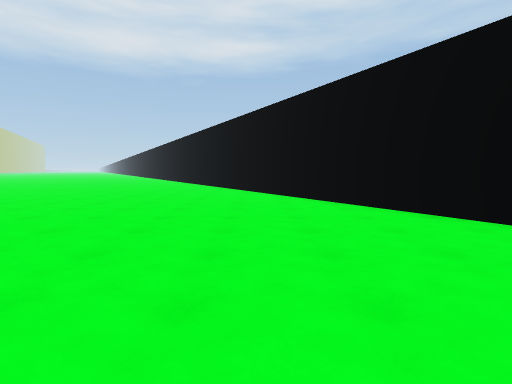
view 1 (above)

20 first-person views from a walk through a Unity game level. The camera is 1.4 m above the floor, tilts 4° down and sees 80° across. The floor is counted in squares, 2 m on a side. Each view is taken from the middle of a square. On the plan, view 1 faces up. The plan holds only what a view shows up to about 10 squares ahead; the rest is blank. The place goes on beyond the plan.

view 2
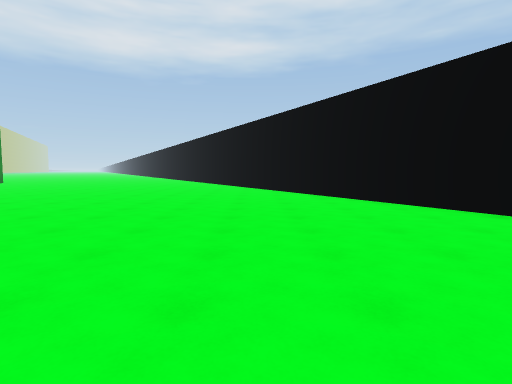

view 3
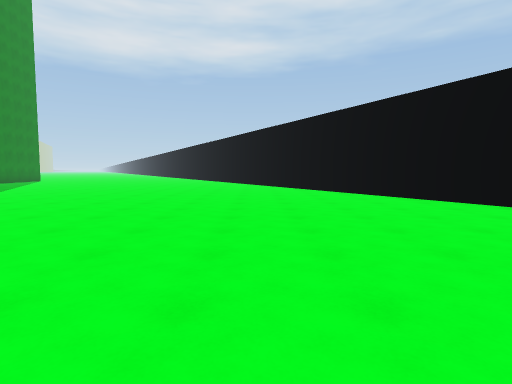

view 4
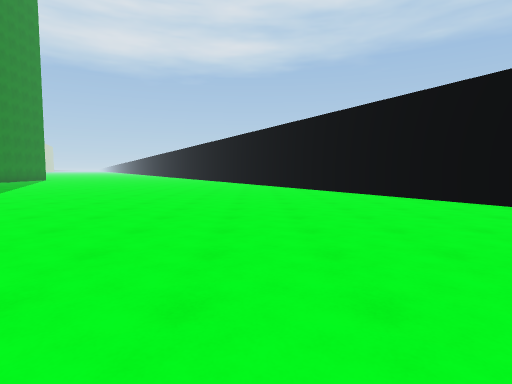

view 5
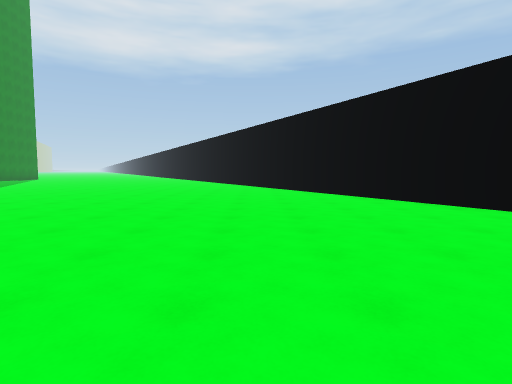

view 6
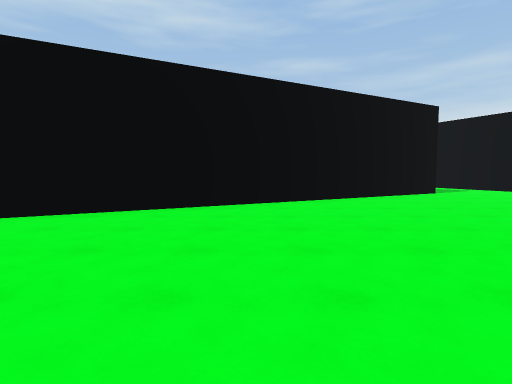

view 7
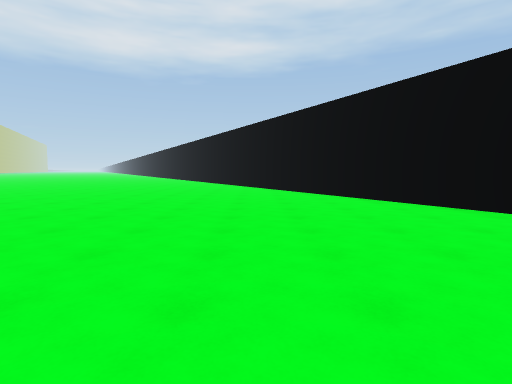

view 8
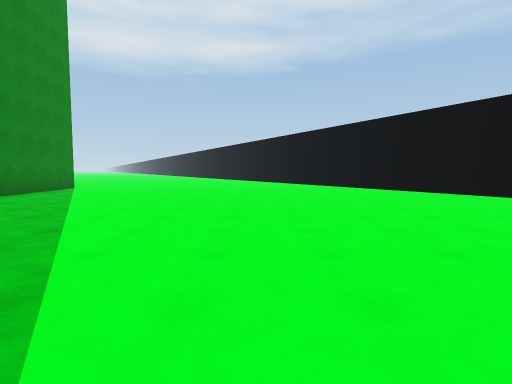

view 9
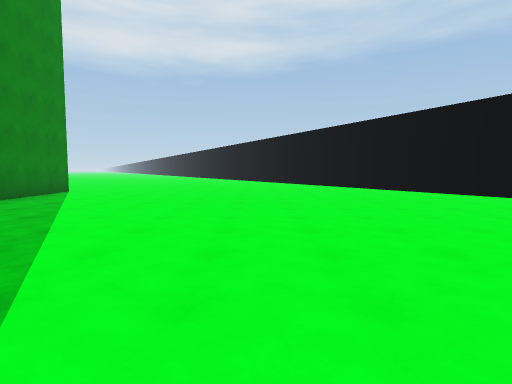

view 10
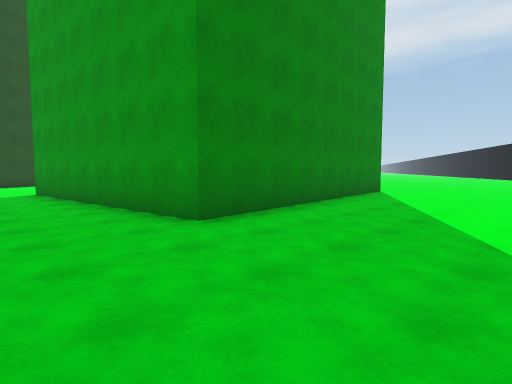

view 11
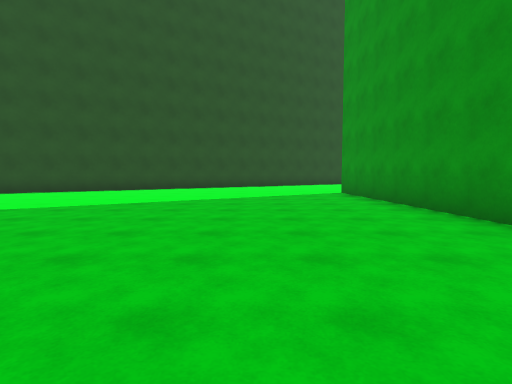

view 12
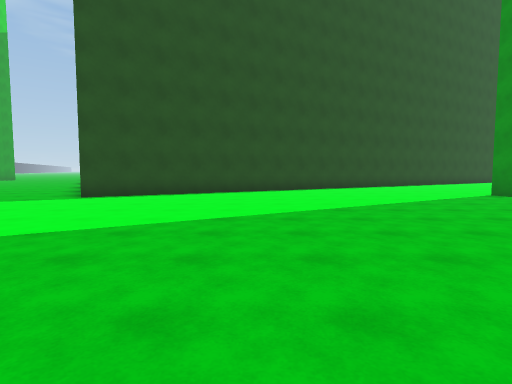

view 13
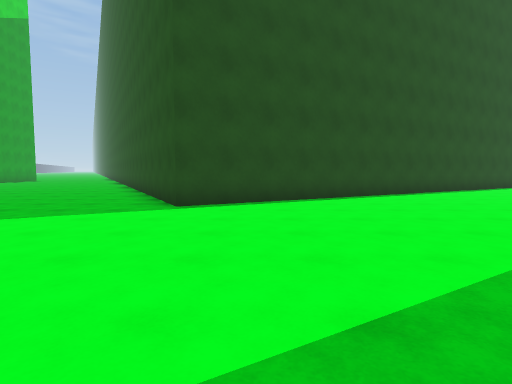

view 14
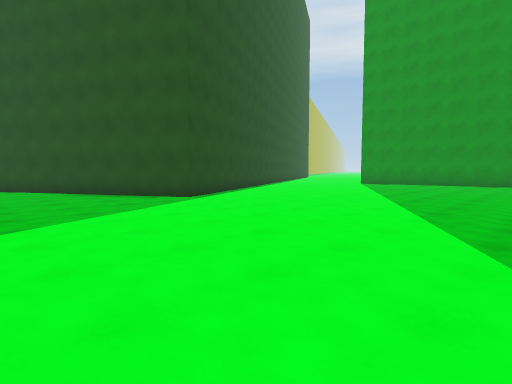

view 15
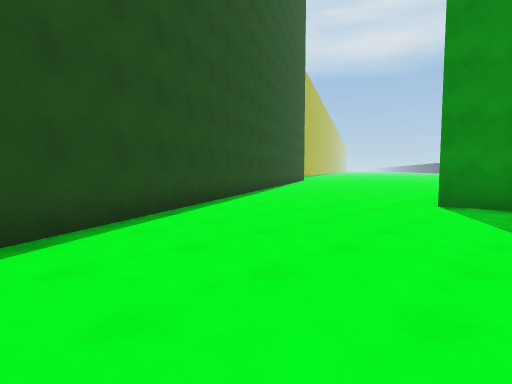

view 16
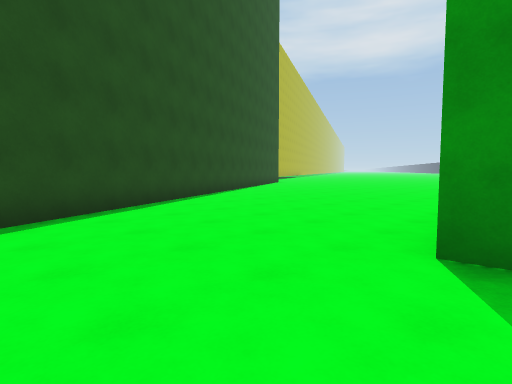

view 17
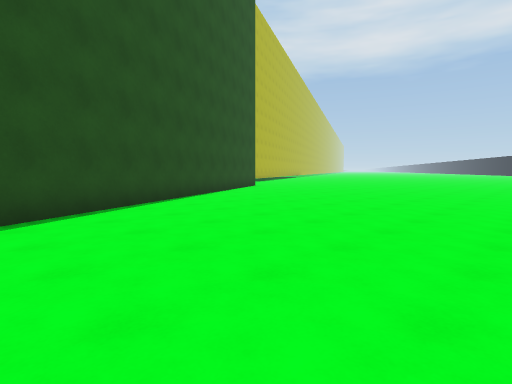

view 18
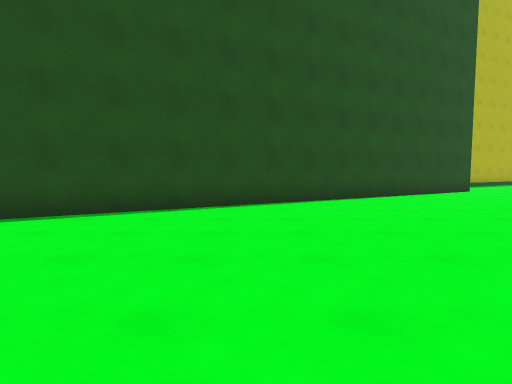

view 19
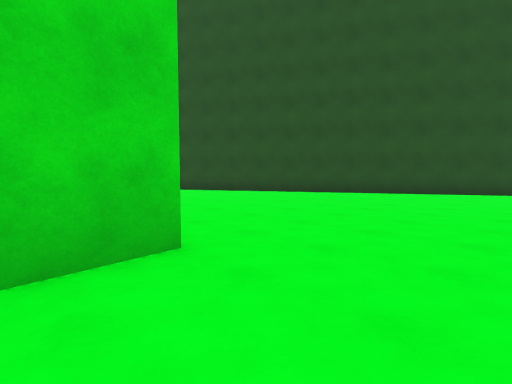

view 20
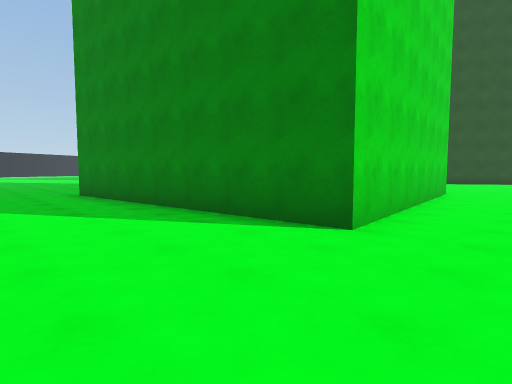

### Floor plan
Points are (right, up) in squares from view 1. A wall is a line through its corners. A room is listed if a view was taken in it or the views show most of it. See-through windows are left out.
Room 1 (views 1, 2, 3, 4, 5, 6, 7, 8, 9, 10, 11, 12, 13, 14, 15, 16, 17, 18, 19, 20)
walls: (-21.5, 14.6) (-14.3, 15.3) (-13.5, 7.4) (-20.7, 6.7); (10.4, -9.5) (-2.7, 15.1); (-31.9, 17.6) (-19.9, -4.6) (-26.1, -7.9)

Where each view was taken, in squares from view 1:
view 1: 0 up, 0 right, facing up
view 2: 2 down, 0 right, facing up
view 3: 5 down, 0 right, facing up
view 4: 7 down, 1 right, facing up
view 5: 9 down, 3 right, facing up
view 6: 4 down, 1 right, facing right
view 7: 3 up, 3 left, facing up
view 8: 3 up, 7 left, facing up
view 9: 5 up, 8 left, facing up
view 10: 5 up, 10 left, facing up-left
view 11: 4 up, 11 left, facing left
view 12: 0 up, 12 left, facing left
view 13: 3 down, 14 left, facing left
view 14: 9 down, 13 left, facing up-left
view 15: 0 up, 19 left, facing up-left
view 16: 4 up, 20 left, facing up-left
view 17: 8 up, 22 left, facing up-left
view 18: 11 up, 22 left, facing left
view 19: 17 up, 20 left, facing down-left
view 20: 17 up, 11 left, facing down-left
